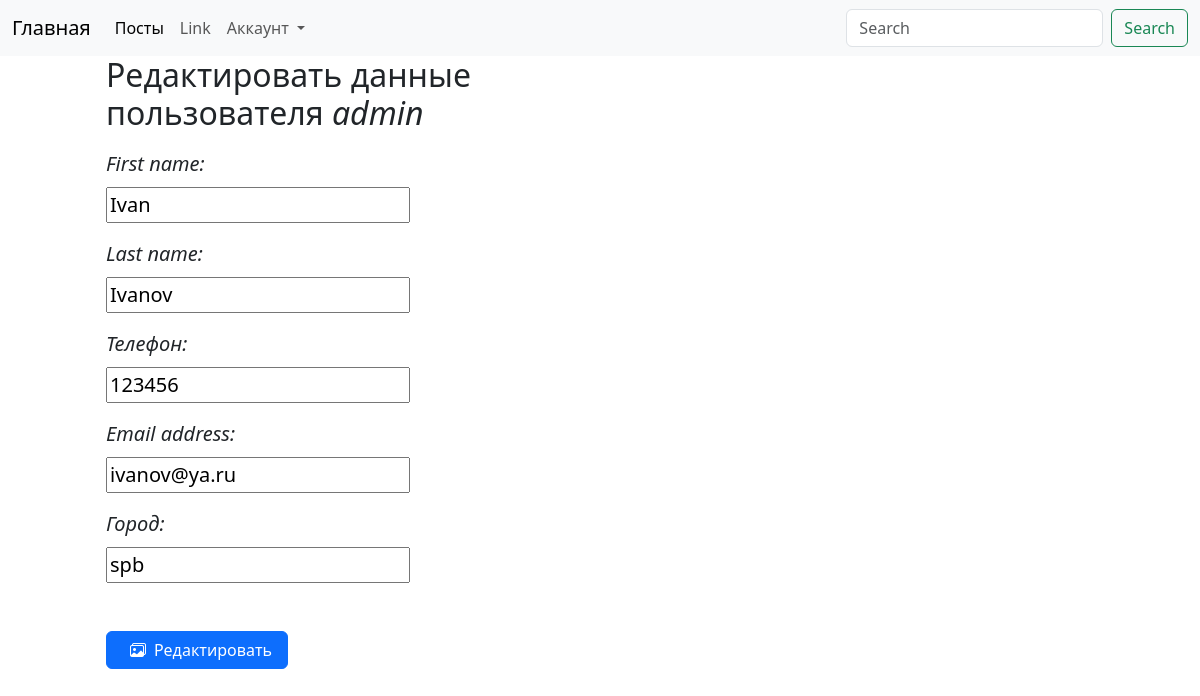
The page /users/user/1/edit/ (signed in) on the database its author committed.
### users/models.py (models this page shows)
class CustomUser(AbstractUser):
    phone = models.CharField(max_length=20, verbose_name="Телефон")
    city = models.CharField(max_length=100, verbose_name="Город")
    image = models.ImageField(upload_to="users/", null=True, verbose_name="Изображение")

### users/views.py (the view)
# urls.py: path('user/<int:pk>/edit/', user_edit, name='user_edit'),
@login_required
def user_edit(request, pk):
    user = get_object_or_404(CustomUser, pk=pk)  # получить объект по ключу
    if request.method == 'POST':
        form = UserRegistrationForm(data=request.POST, instance=user)
        if form.is_valid():
            form.save()
            return user_detail(request)
    else:
        form = UserRegistrationForm(instance=user)
    context = {
            'form': form,
            'title': 'Редактировать данные пользователя'
        }
    return render(request, template_name='users/user_edit.html', context=context)

### users/forms.py (shortened to what this page needs)
class UserRegistrationForm(forms.ModelForm):
    password2 = forms.CharField(label='Повторите пароль',
                                widget=forms.PasswordInput)  # widget=forms.PasswordInput - скрытый ввод
    class Meta:
        model = User  # Установка связи между model и User
        fields = ('username', 'first_name', 'last_name', 'password', 'email', 'phone', 'city')

### users/templates/users/user_edit.html (shortened to what this page needs)
{% extends 'users/base.html' %}
{% block content %}
<div class="container">
<form class="row" method="post">
    <div class="col-6 mx-5">
        <h2 class="col-12 mb-2 mx-3">Редактировать данные пользователя <i>{{user.username}}</i></h2>
        <div class="mb-4 form-control-lg">
            <i><label class="form-label">{{form.first_name.label}}: </label></i>
            <p>{{form.first_name}}</p>
            <i><label class="form-label">{{form.last_name.label}}:</label></i>
            <p>{{form.last_name}}</p>
            <i><label class="form-label">{{form.phone.label}}:</label></i>
            <p>{{form.phone}}</p>
            <i><label class="form-label">{{form.email.label}}:</label></i>
            <p>{{form.email}}</p>
            <i><label class="form-label">{{form.city.label}}:</label></i>
            <p>{{form.city}}</p>
        </div>
        <button type="submit" class="btn btn-primary col-4 mb-2 mx-3"><i class="bi bi-images mx-2"></i>Редактировать</button>
    </div>
</form>
</div>
{% endblock content %}

### rows shown on the page
CustomUser: username "admin", first_name "Ivan", last_name "Ivanov", phone "123456", email "ivanov@ya.ru", city "spb"
